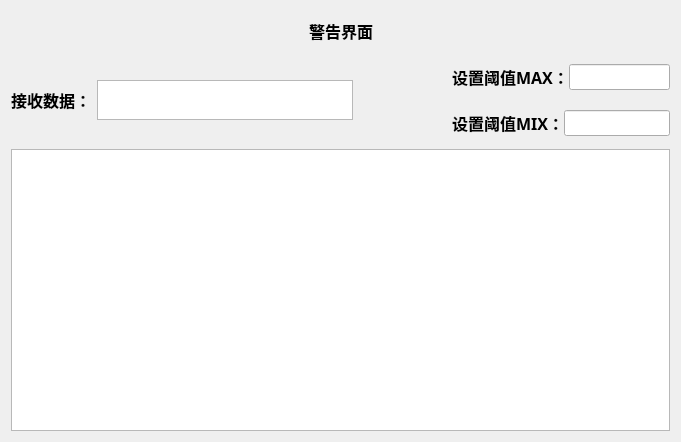
<?xml version="1.0" encoding="UTF-8"?>
<ui version="4.0">
 <class>adminDeviceError</class>
 <widget class="QWidget" name="adminDeviceError">
  <property name="geometry">
   <rect>
    <x>0</x>
    <y>0</y>
    <width>681</width>
    <height>442</height>
   </rect>
  </property>
  <property name="windowTitle">
   <string>Form</string>
  </property>
  <layout class="QGridLayout" name="gridLayout">
   <item row="0" column="0">
    <layout class="QVBoxLayout" name="verticalLayout_2" stretch="10,20,50">
     <item>
      <layout class="QHBoxLayout" name="horizontalLayout_2">
       <item>
        <spacer name="horizontalSpacer_3">
         <property name="orientation">
          <enum>Qt::Horizontal</enum>
         </property>
         <property name="sizeHint" stdset="0">
          <size>
           <width>40</width>
           <height>20</height>
          </size>
         </property>
        </spacer>
       </item>
       <item>
        <widget class="QLabel" name="label_2">
         <property name="minimumSize">
          <size>
           <width>0</width>
           <height>40</height>
          </size>
         </property>
         <property name="maximumSize">
          <size>
           <width>16777215</width>
           <height>40</height>
          </size>
         </property>
         <property name="font">
          <font>
           <family>微软雅黑</family>
           <pointsize>12</pointsize>
           <weight>75</weight>
           <bold>true</bold>
          </font>
         </property>
         <property name="text">
          <string>警告界面</string>
         </property>
         <property name="alignment">
          <set>Qt::AlignCenter</set>
         </property>
        </widget>
       </item>
       <item>
        <spacer name="horizontalSpacer_4">
         <property name="orientation">
          <enum>Qt::Horizontal</enum>
         </property>
         <property name="sizeHint" stdset="0">
          <size>
           <width>40</width>
           <height>20</height>
          </size>
         </property>
        </spacer>
       </item>
      </layout>
     </item>
     <item>
      <layout class="QHBoxLayout" name="horizontalLayout_5" stretch="20,10">
       <item>
        <layout class="QHBoxLayout" name="horizontalLayout">
         <item>
          <widget class="QLabel" name="label">
           <property name="minimumSize">
            <size>
             <width>0</width>
             <height>40</height>
            </size>
           </property>
           <property name="maximumSize">
            <size>
             <width>16777215</width>
             <height>40</height>
            </size>
           </property>
           <property name="font">
            <font>
             <family>微软雅黑</family>
             <pointsize>12</pointsize>
             <weight>75</weight>
             <bold>true</bold>
            </font>
           </property>
           <property name="text">
            <string>接收数据：</string>
           </property>
          </widget>
         </item>
         <item>
          <widget class="QTextBrowser" name="Message">
           <property name="minimumSize">
            <size>
             <width>0</width>
             <height>40</height>
            </size>
           </property>
           <property name="maximumSize">
            <size>
             <width>16777215</width>
             <height>40</height>
            </size>
           </property>
           <property name="font">
            <font>
             <family>微软雅黑</family>
             <pointsize>12</pointsize>
             <weight>75</weight>
             <bold>true</bold>
            </font>
           </property>
          </widget>
         </item>
         <item>
          <spacer name="horizontalSpacer_2">
           <property name="orientation">
            <enum>Qt::Horizontal</enum>
           </property>
           <property name="sizeHint" stdset="0">
            <size>
             <width>13</width>
             <height>20</height>
            </size>
           </property>
          </spacer>
         </item>
        </layout>
       </item>
       <item>
        <layout class="QVBoxLayout" name="verticalLayout">
         <item>
          <layout class="QHBoxLayout" name="horizontalLayout_3">
           <property name="spacing">
            <number>0</number>
           </property>
           <item>
            <widget class="QLabel" name="label_3">
             <property name="minimumSize">
              <size>
               <width>0</width>
               <height>40</height>
              </size>
             </property>
             <property name="maximumSize">
              <size>
               <width>16777215</width>
               <height>40</height>
              </size>
             </property>
             <property name="font">
              <font>
               <family>微软雅黑</family>
               <pointsize>12</pointsize>
               <weight>75</weight>
               <bold>true</bold>
              </font>
             </property>
             <property name="text">
              <string>设置阈值MAX：</string>
             </property>
            </widget>
           </item>
           <item>
            <widget class="QLineEdit" name="MAX">
             <property name="font">
              <font>
               <family>微软雅黑</family>
               <pointsize>10</pointsize>
              </font>
             </property>
            </widget>
           </item>
          </layout>
         </item>
         <item>
          <layout class="QHBoxLayout" name="horizontalLayout_4">
           <property name="spacing">
            <number>0</number>
           </property>
           <item>
            <widget class="QLabel" name="label_4">
             <property name="minimumSize">
              <size>
               <width>0</width>
               <height>40</height>
              </size>
             </property>
             <property name="maximumSize">
              <size>
               <width>16777215</width>
               <height>40</height>
              </size>
             </property>
             <property name="font">
              <font>
               <family>微软雅黑</family>
               <pointsize>12</pointsize>
               <weight>75</weight>
               <bold>true</bold>
              </font>
             </property>
             <property name="text">
              <string>设置阈值MIX：</string>
             </property>
            </widget>
           </item>
           <item>
            <widget class="QLineEdit" name="MIN">
             <property name="font">
              <font>
               <family>微软雅黑</family>
               <pointsize>10</pointsize>
              </font>
             </property>
            </widget>
           </item>
          </layout>
         </item>
        </layout>
       </item>
      </layout>
     </item>
     <item>
      <widget class="QTextBrowser" name="Messages"/>
     </item>
    </layout>
   </item>
  </layout>
 </widget>
 <resources/>
 <connections/>
</ui>
